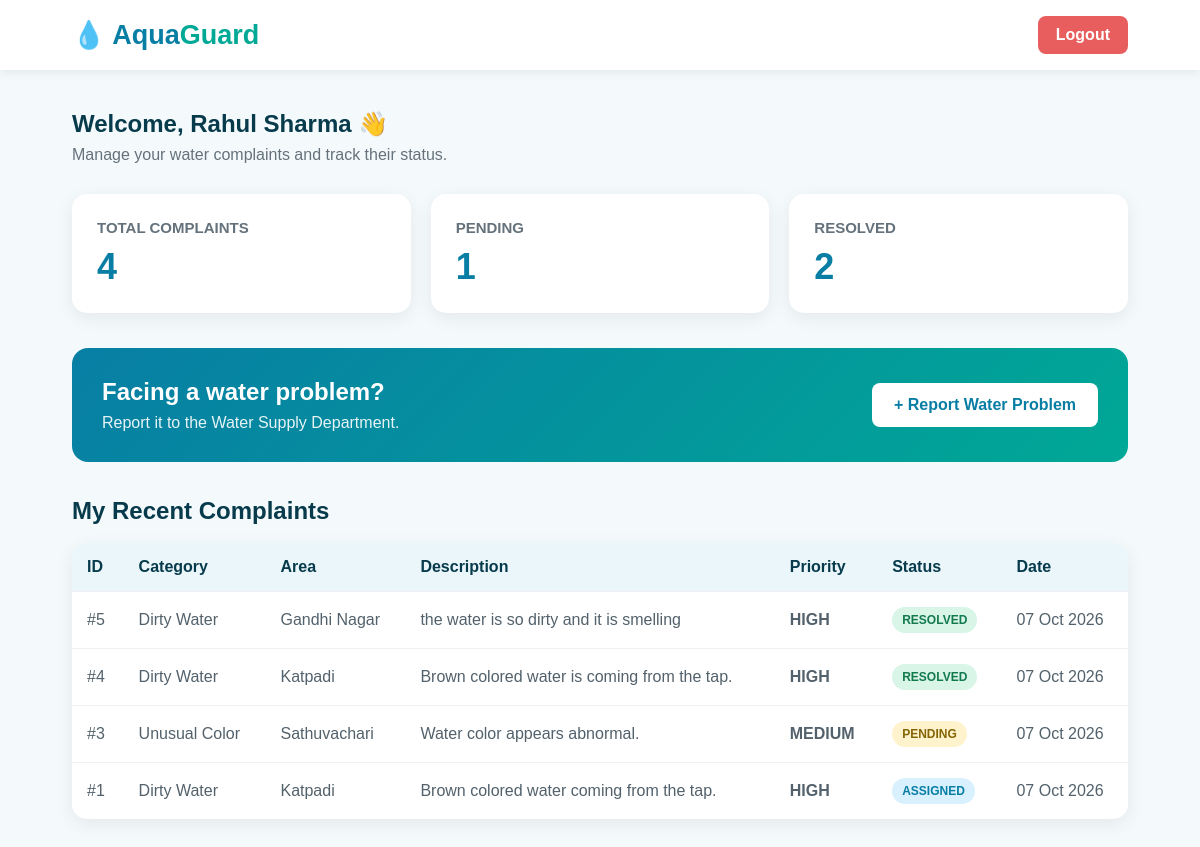
/citizen/dashboard.php (signed in), run on the app's committed database.
### tables this page shows
CREATE TABLE `complaints` (
  `complaint_id` int(11) NOT NULL,
  `user_id` int(11) NOT NULL,
  `category_id` int(11) NOT NULL,
  `location_id` int(11) NOT NULL,
  `description` text NOT NULL,
  `priority` enum('LOW','MEDIUM','HIGH','CRITICAL') DEFAULT 'MEDIUM',
  `status` enum('PENDING','ASSIGNED','IN_PROGRESS','RESOLVED','REJECTED') DEFAULT 'PENDING',
  `created_at` timestamp NOT NULL DEFAULT current_timestamp(),
  `resolved_at` timestamp NULL DEFAULT NULL
);

CREATE TABLE `complaint_categories` (
  `category_id` int(11) NOT NULL,
  `category_name` varchar(100) NOT NULL,
  `description` varchar(255) DEFAULT NULL
);

CREATE TABLE `locations` (
  `location_id` int(11) NOT NULL,
  `area_name` varchar(100) NOT NULL,
  `city` varchar(100) NOT NULL,
  `latitude` decimal(10,7) DEFAULT NULL,
  `longitude` decimal(10,7) DEFAULT NULL
);

### citizen/dashboard.php (the view, shortened to what this page needs)
<?php
require_once "../config/database.php";
$user_id = $_SESSION["user_id"];
$user_name = $_SESSION["user_name"];
$stmt = $pdo->prepare("
    SELECT COUNT(*)
    FROM complaints
    WHERE user_id = ?
");
$stmt->execute([$user_id]);
$total_complaints = $stmt->fetchColumn();
$stmt = $pdo->prepare("
    SELECT COUNT(*)
    FROM complaints
    WHERE user_id = ?
    AND status = 'PENDING'
");
$stmt->execute([$user_id]);
$pending_complaints = $stmt->fetchColumn();
$stmt = $pdo->prepare("
    SELECT COUNT(*)
    FROM complaints
    WHERE user_id = ?
    AND status = 'RESOLVED'
");
$stmt->execute([$user_id]);
$resolved_complaints = $stmt->fetchColumn();
$stmt = $pdo->prepare("
    SELECT
        c.complaint_id,
        cc.category_name,
        l.area_name,
        c.description,
        c.priority,
        c.status,
        c.created_at
    FROM complaints c
    JOIN complaint_categories cc
        ON c.category_id = cc.category_id
    JOIN locations l
        ON c.location_id = l.location_id
    WHERE c.user_id = ?
    ORDER BY c.created_at DESC
    LIMIT 10
");
$stmt->execute([$user_id]);
$complaints = $stmt->fetchAll(PDO::FETCH_ASSOC);
?>
<!DOCTYPE html>
<html lang="en">
<head>
</head>
<body>
<nav class="navbar">
    <div class="logo">
        💧 Aqua<span>Guard</span>
    </div>
    <a
        href="logout.php"
        class="logout">
        Logout
    </a>
</nav>
<main class="container">
    <section class="welcome">
        <h1>
            Welcome,
            <?= htmlspecialchars($user_name) ?> 👋
        </h1>
        <p>
            Manage your water complaints
            and track their status.
        </p>
    </section>
    <section class="stats">
        <div class="stat-card">
            <h3>
                TOTAL COMPLAINTS
            </h3>
            <div class="stat-number">
                <?= $total_complaints ?>
            </div>
        </div>
        <div class="stat-card">
            <h3>
                PENDING
            </h3>
            <div class="stat-number">
                <?= $pending_complaints ?>
            </div>
        </div>
        <div class="stat-card">
            <h3>
                RESOLVED
            </h3>
            <div class="stat-number">
                <?= $resolved_complaints ?>
            </div>
        </div>
    </section>
    <section class="report-section">
        <div>
            <h2>
                Facing a water problem?
            </h2>
            <p>
                Report it to the Water Supply Department.
            </p>
        </div>
        <a
            href="report.php"
            class="report-btn">
            + Report Water Problem
        </a>
    </section>
    <h2 class="section-title">
        My Recent Complaints
    </h2>
    <div class="table-container">
        <?php if (count($complaints) > 0): ?>
        <table>
            <thead>
                <tr>
                    <th>
                        ID
                    </th>
                    <th>
                        Category
                    </th>
                    <th>
                        Area
                    </th>
                    <th>
                        Description
                    </th>
                    <th>
                        Priority
                    </th>
                    <th>
                        Status
                    </th>
                    <th>
                        Date
                    </th>
                </tr>
            </thead>
            <tbody>
            <?php foreach ($complaints as $complaint): ?>
                <tr>
                    <td>
                        #<?= $complaint["complaint_id"] ?>
                    </td>
                    <td>
                        <?= htmlspecialchars(
                            $complaint["category_name"]
                        ) ?>
                    </td>
                    <td>
                        <?= htmlspecialchars(
                            $complaint["area_name"]
                        ) ?>
                    </td>
                    <td>
                        <?= htmlspecialchars(
                            $complaint["description"]
                        ) ?>
                    </td>
                    <td class="priority">
                        <?= htmlspecialchars(
                            $complaint["priority"]
                        ) ?>
                    </td>
                    <td>
                        <span
                            class="status <?= htmlspecialchars(
                                $complaint["status"]
                            ) ?>">
                            <?= htmlspecialchars(
                                $complaint["status"]
                            ) ?>
                        </span>
                    </td>
                    <td>
                        <?= date(
                            "d M Y",
                            strtotime(
                                $complaint["created_at"]
                            )
                        ) ?>
                    </td>
                </tr>
            <?php endforeach; ?>
            </tbody>
        </table>
        <?php else: ?>
            <div class="empty">
                You haven't submitted any complaints yet.
            </div>
        <?php endif; ?>
    </div>
</main>
</body>
</html>

### citizen/dashboard.php (style rules this page uses)
* { box-sizing: border-box; margin: 0; padding: 0; font-family: Arial, sans-serif; }
body { background: #f4f9fc; color: #123; }
.navbar { height: 70px; background: white; display: flex; align-items: center; justify-content: space-between; padding: 0 6%; box-shadow: 0 2px 10px rgba(0,0,0,0.08); }
.logo { font-size: 27px; font-weight: bold; color: #087ea4; }
.logo span { color: #00a896; }
.logout { text-decoration: none; background: #e85d5d; color: white; padding: 10px 18px; border-radius: 8px; font-weight: bold; }
.container { width: 88%; max-width: 1200px; margin: 40px auto; }
.welcome { margin-bottom: 30px; }
.welcome h1 { color: #073b4c; margin-bottom: 8px; }
.welcome p { color: #65727b; font-size: 16px; }
.stats { display: grid; grid-template-columns: repeat(3, 1fr); gap: 20px; margin-bottom: 35px; }
.stat-card { background: white; padding: 25px; border-radius: 15px; box-shadow: 0 5px 18px rgba(0,0,0,0.07); }
.stat-card h3 { color: #65727b; font-size: 15px; margin-bottom: 10px; }
.stat-number { font-size: 36px; font-weight: bold; color: #087ea4; }
.report-section { background: linear-gradient( 135deg, #087ea4, #00a896 ); padding: 30px; border-radius: 16px; color: white; display: flex; align-items: center; justify-content: space-between; margin-bottom: 35px; }
.report-section h2 { margin-bottom: 8px; }
.report-section p { opacity: 0.9; }
.report-btn { background: white; color: #087ea4; text-decoration: none; padding: 13px 22px; border-radius: 8px; font-weight: bold; white-space: nowrap; }
.section-title { margin-bottom: 18px; color: #073b4c; }
.table-container { background: white; border-radius: 15px; overflow-x: auto; box-shadow: 0 5px 18px rgba(0,0,0,0.07); }
table { width: 100%; border-collapse: collapse; }
th { background: #eaf6fa; color: #073b4c; text-align: left; padding: 15px; }
td { padding: 15px; border-top: 1px solid #edf1f3; color: #52616b; }
.status { padding: 6px 10px; border-radius: 20px; font-size: 12px; font-weight: bold; display: inline-block; }
.PENDING { background: #fff3cd; color: #856404; }
.ASSIGNED { background: #d9f1ff; color: #087ea4; }
.RESOLVED { background: #d8f5e8; color: #137a4b; }
.priority { font-weight: bold; }

### data on the page
complaints: complaint_id "5", category.category_name "Dirty Water", location.area_name "Gandhi Nagar", description "the water is so dirty and it is smelling", priority "HIGH", status "RESOLVED", created_at "07 Oct 2026"
complaints: complaint_id "4", category.category_name "Dirty Water", location.area_name "Katpadi", description "Brown colored water is coming from the tap.", priority "HIGH", status "RESOLVED", created_at "07 Oct 2026"
complaints: complaint_id "3", category.category_name "Unusual Color", location.area_name "Sathuvachari", description "Water color appears abnormal.", priority "MEDIUM", status "PENDING", created_at "07 Oct 2026"
complaints: complaint_id "1", category.category_name "Dirty Water", location.area_name "Katpadi", description "Brown colored water coming from the tap.", priority "HIGH", status "ASSIGNED", created_at "07 Oct 2026"

### other printed values
$user_name "Rahul Sharma"
$total_complaints "4"
$pending_complaints "1"
$resolved_complaints "2"
